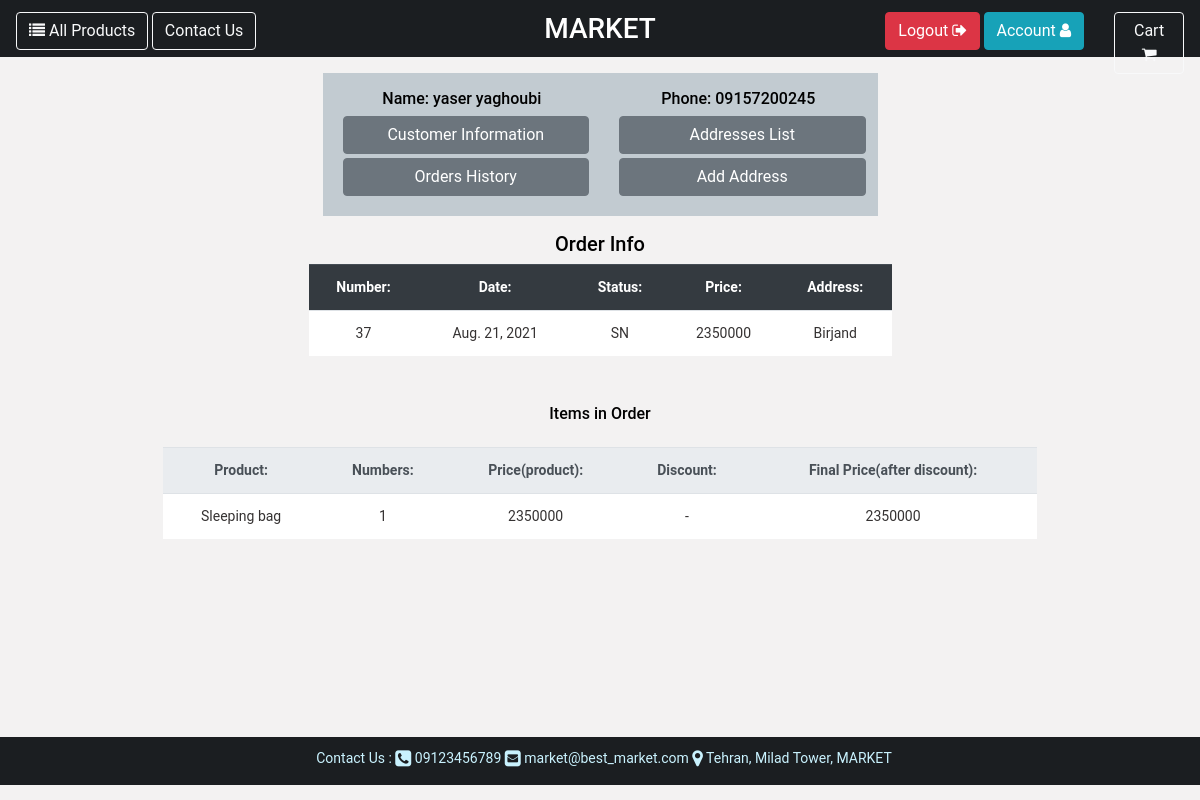
Page /customer/dashboard/orders/37 (signed in) on the committed database.
### customer/models.py (models this page shows, shortened)
class Customer(User):
    national_code = models.CharField(verbose_name=_('national code'), help_text=_('enter national code'),
                                     max_length=10, blank=True, null=True)
    gender = models.CharField(verbose_name=_('gender'), help_text=_('specify your gender'), max_length=10,
                              choices=[('M', 'Male'), ('F', 'Female')], blank=True, null=True)
    birthday = models.DateField(verbose_name=_('birthday'), help_text=_('specify birthday date'), null=True, blank=True)
    image = models.FileField(verbose_name=_('customer image'), help_text=_('upload your image'), null=True,
                             blank=True, upload_to='customer/images/')
    class Meta:
        verbose_name = 'customer'
    def customer_name(self):
        return self.__str__()
    def __str__(self):
        return f'{self.first_name} {self.last_name}'

class Address(BaseModel):
    owner = models.ForeignKey(Customer, verbose_name=_('address owner'), help_text=_('specify owner'),
                              null=True, blank=True, on_delete=models.CASCADE)
    title = models.CharField(verbose_name=_('address title'), help_text=_('enter title for this address'),
                             max_length=25, default='New')
    latitude = models.FloatField(verbose_name=_('latitude'), help_text=_('enter/change latitude'), null=True, blank=True)
    longitude = models.FloatField(verbose_name=_('longitude'), help_text=_('enter/change longitude'), null=True, blank=True)
    country = models.CharField(verbose_name=_('country name'), help_text=_('enter country name'), null=False,
                               blank=False, default='Iran', max_length=30)
    state = models.CharField(verbose_name=_('state name'), help_text=_('enter state name'), null=False, blank=False
                             , max_length=50)
    city = models.CharField(verbose_name=_('city name'), help_text=_('enter city name'), null=False, blank=False,
                            max_length=50)
    village = models.CharField(verbose_name=_('village name'), help_text=_('enter village name'), null=True,
                               blank=True, max_length=50)
    rest_of_address = models.TextField(verbose_name=_('rest of address'), help_text=_('enter/change rest of address'),
                                       null=False, blank=True)
    post_code = models.CharField(verbose_name=_('post code'), help_text=_('enter post code'), null=True,
                                 blank=True, max_length=10)
    def __str__(self):
        return f'{self.city}'

### core/models.py (models this page shows, shortened)
class User(AbstractUser):
    USERNAME_FIELD = 'phone'
    phone = models.CharField(verbose_name=_('phone'), help_text=_('enter phone number'), max_length=11, unique=True,
                             null=False, blank=False)
    deleted = models.BooleanField(default=False)
    create_timestamp = models.DateTimeField(auto_now_add=True)
    modify_timestamp = models.DateTimeField(auto_now=True)
    delete_timestamp = models.DateTimeField(default=None, null=True, blank=True, editable=False)
    objects = MyUserManager()

### order/models.py (models this page shows, shortened)
class Cart(BaseModel):
    customer = models.ForeignKey(Customer, verbose_name=_('customer'),
                                 help_text=_('specify owner customer for cart'),
                                 null=True, blank=True, on_delete=models.PROTECT)
    status = models.CharField(verbose_name=_('cart status'), help_text=_('display cart status'), max_length=20,
                              blank=False, null=False, choices=[('WA', _('waiting')), ('PD', _('paid'))],
                              default='WA')
    final_price = models.IntegerField(verbose_name=_('final price'), help_text=_('final cart price'),
                                    null=True, blank=True)
    order_status = models.CharField(verbose_name=_('customer order status'), help_text=_('display status of order'),
                                    blank=False, null=False,
                                    choices=[('NW', _('new')), ('SN', _('send')), ('CA', _('cancel'))],
                                    default='NW', max_length=20)
    order_address = models.ForeignKey(Address, verbose_name=_('customer address'),
                                      help_text=_('specify address for send order'),
                                      null=True, blank=True, on_delete=models.PROTECT)
    def order_date(self):
        return self.create_timestamp.date()

class OrderItem(BaseModel):
    product = models.ForeignKey(Product, verbose_name=_('selected product'),
                                help_text=_('select product for add to your Cart'), on_delete=models.CASCADE,
                                null=True, blank=True)
    product_number = models.IntegerField(verbose_name=_('numbers'), help_text=_('specify number of selected product'),
                                         null=False, blank=False, default=1)
    cart = models.ForeignKey(Cart, verbose_name=_('cart'), help_text=_('specify cart'), null=True, blank=True,
                             on_delete=models.CASCADE, related_name='cart_orderitems',
                             related_query_name='customer_cart_orderitems')
    def check_inventory(self):
        if self.product_number >= 1:
            if self.product.inventory_status() == 'Available':
                if self.product_number <= self.product.inventory:
                    return True
                else:
                    return _('Inventory shortage for this numbers!')
            else:
                return _('This product is unavailable!')
        else:
            return _('This number is incorrect!')
    def calculate_order_item_price(self):
        checking = self.check_inventory()
        if checking:
            order_item_price = self.product_number * self.product.calculate_final_price()
            return int(order_item_price)
        else:
            return checking

### product/models.py (models this page shows, shortened)
class Product(BaseModel):
    name = models.CharField(verbose_name=_('english name'), max_length=50, help_text=_('enter name in english'),
                            null=False, blank=False)
    name_fa = models.CharField(verbose_name=_('farsi name'), max_length=50, help_text=_('enter name in farsi'),
                               null=False, blank=False)
    company_brand = models.CharField(verbose_name=_('english company brand'), max_length=30,
                                     help_text='enter company brand name in english', null=False, blank=False)
    company_brand_fa = models.CharField(verbose_name=_('farsi company brand'), max_length=30,
                                        help_text='enter company brand name in farsi', null=False, blank=False)
    category = models.ForeignKey(Category, verbose_name=_('category'), help_text=_('specify category'),
                                 on_delete=models.RESTRICT, null=False, blank=False)
    discount = models.ForeignKey(Discount, verbose_name=_('discount'), help_text=_('specify discount'),
                                 null=False, blank=False, on_delete=models.SET(0))
    price = models.IntegerField(verbose_name=_('price'), help_text=_('enter price'), null=False, blank=False)
    inventory = models.IntegerField(verbose_name=_('inventory'), help_text=_('specify product inventory'),
                                    null=False, blank=False)
    image = models.FileField(verbose_name=_('product image'), help_text=_('upload image of product'), null=True,
                             blank=True, upload_to='product/images/')
    specifications = models.CharField(verbose_name=_('english product specifications'), null=True, blank=True,
                                      help_text=_('enter product specifications in english'), max_length=100)
    specifications_fa = models.CharField(verbose_name=_('farsi product specifications'), null=True, blank=True,
                                         help_text=_('enter product specifications in farsi'), max_length=100)
    def calculate_final_price(self):
        final_price = self.price
        return int(final_price)
    def inventory_status(self):
        if self.inventory > 0:
            status = _('Available')
        else:
            status = _('Unavailable')
        return status
    def __str__(self):
        return f'{self.name}'

class Discount(BaseModel):
    type = models.CharField(verbose_name=_('discount type'), help_text=_('specify type of discount'), null=False,
                            blank=False, choices=[('%', _('percent')), ('$', _('cash'))], max_length=15)
    value = models.IntegerField(verbose_name=_('discount value'), help_text=_('specify discount value'), null=True,
                                blank=True, default=0)
    max_value = models.IntegerField(verbose_name=_('maximum value'), help_text=_('specify maximum value'),
                                    null=True, blank=True)
    start_time = models.DateField(verbose_name=_('discount start time'),
                                  help_text=_('specify start time'), null=False, blank=False)
    expire_time = models.DateField(verbose_name=_('discount expire time'),
                                   help_text=_('specify expire time'), null=False, blank=False)
    def specify_discount_status(self):
        if datetime.now().date() > self.expire_time:
            status = 'Expired'
        elif datetime.now().date() < self.start_time:
            status = 'Waiting'
        else:
            status = 'Active'
        return status
    def __str__(self):
        if self.specify_discount_status() == 'Active':
            return f'{self.value}{self.type}'
        else:
            return '-'

### customer/views.py (the view)
# urls.py: path('dashboard/orders/<int:pk>', CustomerCartArchiveDetailsView.as_view(), name='customer_cart_archive_details'),
class CustomerCartArchiveDetailsView(generic.DetailView):
    template_name = 'customer/customer_cart_details.html'
    model = Cart
    def get(self, request, *args, **kwargs):
        customer = Customer.objects.get(id=self.request.user.id)
        cart_id = kwargs['pk']
        cart = Cart.objects.archive().get(id=cart_id)
        cart_order_items = OrderItem.objects.filter(cart=cart)
        return render(request, 'customer/customer_cart_details.html',
                      {'cart': cart, 'cart_order_items': cart_order_items, 'customer': customer})

### core/models.py (called while the page is built)
    def get_queryset(self):
        return super().get_queryset().filter(deleted=False)

    def archive(self):
        return super().get_queryset()

    def get_queryset(self):
        return super().get_queryset().filter(deleted=False)

### templates/customer/customer_cart_details.html (shortened to what this page needs)
{% extends "base.html" %}
{% load i18n %}
{% load static %}
{% block content %}
    <div class="container-fluid pt-3" style="min-height: 85vh">
        <div class="row m-auto w-50">
            <div class="col-12 text-center">
                {% include 'customer/customer_panel.html' with customer_panel=customer %}
            </div>
        </div>
        <div class="container-fluid p-3 w-50 m-auto text-center">
            <h5 style="text-align: center">{% translate 'Order Info' %}</h5>
            <div class="row form-group text-center">
                <table class="table table-responsive-md m-auto">
                    <tr style="background-color: #c2cbd1; text-align: center" class="thead-dark">
                        <th>
                            {% translate 'Number:' %}
                        </th>
                        <th>
                            {% translate 'Date:' %}
                        </th>
                        <th>
                            {% translate 'Status:' %}
                        </th>
                        <th>
                            {% translate 'Price:' %}
                        </th>
                        <th>
                            {% translate 'Address:' %}
                        </th>
                    </tr>
                    <tr style="background-color: white; text-align: center">
                        <td style="color: #353232; ">{{ cart.id }}</td>
                        <td style="color: #353232; ">{{ cart.order_date }}</td>
                        <td style="color: #353232; ">{{ cart.order_status }}</td>
                        <td style="color: #353232; ">{{ cart.final_price }}</td>
                        <td style="color: #353232; ">{{ cart.order_address }}</td>
                    </tr>
                </table>
            </div>
        </div>
        <div class="container-fluid p-3 w-75 m-auto text-center">
            <h6>{% translate 'Items in Order' %}</h6>
            <div class="row">
                {% for order_item in cart_order_items %}
                    {% include 'order/order_item_card.html' with order_item_card=order_item %}
                {% endfor %}
            </div>
        </div>
    </div>
{% endblock %}

### templates/customer/customer_panel.html (shortened to what this page needs)
{% load i18n %}
<div class="container-fluid m-auto p-2" style="background-color: #c2cbd1">
    <div class="row text-center p-2">
        <div class="col-6">
            <h6>{% translate 'Name:' %}
            {{ customer.customer_name }}</h6>
            <a href="/customer/dashboard/">
                <button class="btn m-1 btn-block btn-secondary">
                {% translate 'Customer Information' %}
                </button>
            </a>
            <a href="/customer/dashboard/orders/">
                <button class="btn m-1 btn-block btn-secondary">
                    {% translate 'Orders History' %}
                </button>
            </a>
        </div>
        <div class="col-6">
            <h6>{% translate 'Phone:' %}
            {{ customer.phone }}</h6>
            <a href="/customer/dashboard/addresses/">
                <button class="btn m-1 btn-block btn-secondary">
                    {% translate 'Addresses List' %}
                </button>
            </a>
            <a href="/customer/dashboard/add_address/">
                <button class="btn m-1 btn-block btn-secondary">
                    {% translate 'Add Address' %}
                </button>
            </a>
        </div>
    </div>
</div>

### templates/order/order_item_card.html
{% load i18n %}
<div class="container-fluid address_card_view text-left m-2 mt-2 p-2" style="">
    <div class="row form-group">
        <table class="table table-responsive-md m-auto">
            <tr style="background-color: #c2cbd1; text-align: center" class="thead-light">
                <th>
                    {% translate 'Product:' %}
                </th>
                <th>
                    {% translate 'Numbers:' %}
                </th>
                <th>
                    {% translate 'Price(product):' %}
                </th>
                <th>
                    {% translate 'Discount:' %}
                </th>
                <th>
                    {% translate 'Final Price(after discount):' %}
                </th>
            </tr>
            <tr style="background-color: white; text-align: center">
                <td style="color: #353232; ">{{ order_item_card.product }}</td>
                <td style="color: #353232; ">{{ order_item_card.product_number }}</td>
                <td style="color: #353232; ">{{ order_item_card.product.price }}</td>
                <td style="color: #353232; ">{{ order_item_card.product.discount }}</td>
                <td style="color: #353232; ">{{ order_item_card.calculate_order_item_price }}</td>
            </tr>
        </table>
    </div>
</div>

### static/shared/css/base.css (style rules this page uses)
html, body { height: 100%; }
body { margin: auto; padding: 10px; font-size: 14px; font-family: "Roboto","Lucida Grande","DejaVu Sans","Bitstream Vera Sans",Verdana,Arial,sans-serif; color: black; background: lightsteelblue; }

### rows in the picture
Customer: customer_name "yaser yaghoubi"
User: phone "09157200245"
Cart: id "37", order_date "Aug. 21, 2021", order_status "SN", final_price "2350000", order_address "Birjand"
OrderItem: product "Sleeping bag", product_number "1", product.price "2350000", product.discount "-", calculate_order_item_price "2350000"
